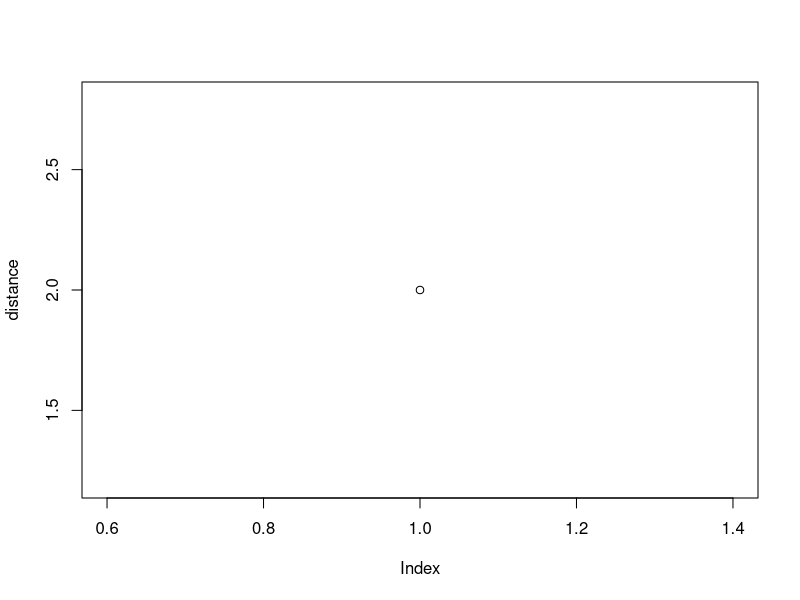

Reproduce this figure in R.
## ---- chunk 1
knitr::opts_chunk$set(echo = FALSE)
## ---- chunk 2
possibleMoves <- c(-1, 1) # left right movement (-1, 1)
steps <- 1e1
eachStep <- sample(x = possibleMoves, size = steps, replace = T, prob = c(.5, .5))
eachStep

distance <- sum(eachStep)
distance
mean(distance)
plot(distance)

## ---- chunk 3
possibleMoves <- c(-1, 1) # left right movement (-1, 1)
steps <- 1e2
experiments <- 1e3
mat1 <- matrix(unlist(lapply(1:experiments, function(x) 
  sample(x = possibleMoves, size = steps, replace = T, prob = c(.5, .5)))), 
  nrow = experiments, ncol = steps, byrow = T)
mat1

mean(rowSums(mat1))
mean(colSums(mat1))

## ---- chunk 4
possibleMoves <- c(-1, 1) # left right movement (-1, 1)
steps <- 1e1
eachStep <- sample(x = possibleMoves, size = steps, replace = T, prob = c(.5, .5))
eachStep

sum(eachStep)^2
## ---- chunk 5

